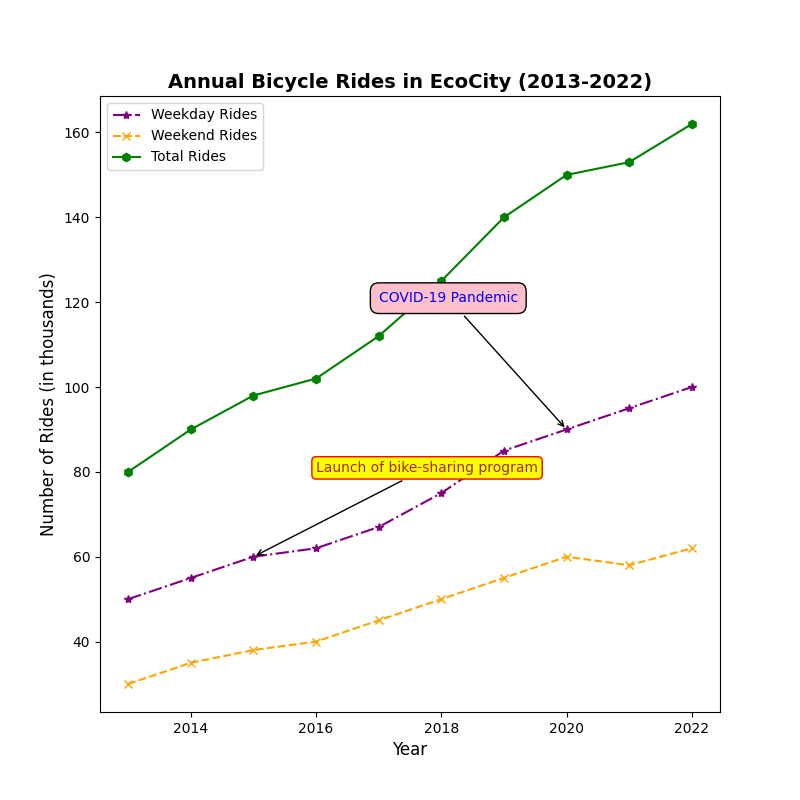

Here is the Python script that generated this plot:
import numpy as np
import matplotlib.pyplot as plt

# Data
years = np.array([2013, 2014, 2015, 2016, 2017, 2018, 2019, 2020, 2021, 2022])
weekday_rides = np.array([50, 55, 60, 62, 67, 75, 85, 90, 95, 100])
weekend_rides = np.array([30, 35, 38, 40, 45, 50, 55, 60, 58, 62])
total_rides = weekday_rides + weekend_rides

# Initialize figure
fig, ax1 = plt.subplots(figsize=(8, 8))

# Plot
ax1.plot(years, weekday_rides, marker='*', linestyle='-.', color='purple', label='Weekday Rides')
ax1.plot(years, weekend_rides, marker='x', linestyle='--', color='orange', label='Weekend Rides')
ax1.plot(years, total_rides, marker='h', linestyle='-', color='green', label='Total Rides')

ax1.set_title('Annual Bicycle Rides in EcoCity (2013-2022)', fontsize=14, fontweight='bold')
ax1.set_xlabel('Year', fontsize=12)
ax1.set_ylabel('Number of Rides (in thousands)', fontsize=12)
ax1.legend(loc='best', fontsize=10)
ax1.grid(visible=False)

# Annotations
ax1.annotate('Launch of bike-sharing program', xy=(2015, 60), xytext=(2016, 80),
             bbox=dict(boxstyle='round,pad=0.3', edgecolor='red', facecolor='yellow'),
             arrowprops=dict(facecolor='grey', arrowstyle='->'),
             fontsize=10, color='brown')

ax1.annotate('COVID-19 Pandemic', xy=(2020, 90), xytext=(2017, 120),
             bbox=dict(boxstyle='round,pad=0.6', edgecolor='black', facecolor='pink'),
             arrowprops=dict(facecolor='purple', arrowstyle='->'),
             fontsize=10, color='blue')

# Display the plot
plt.show()
